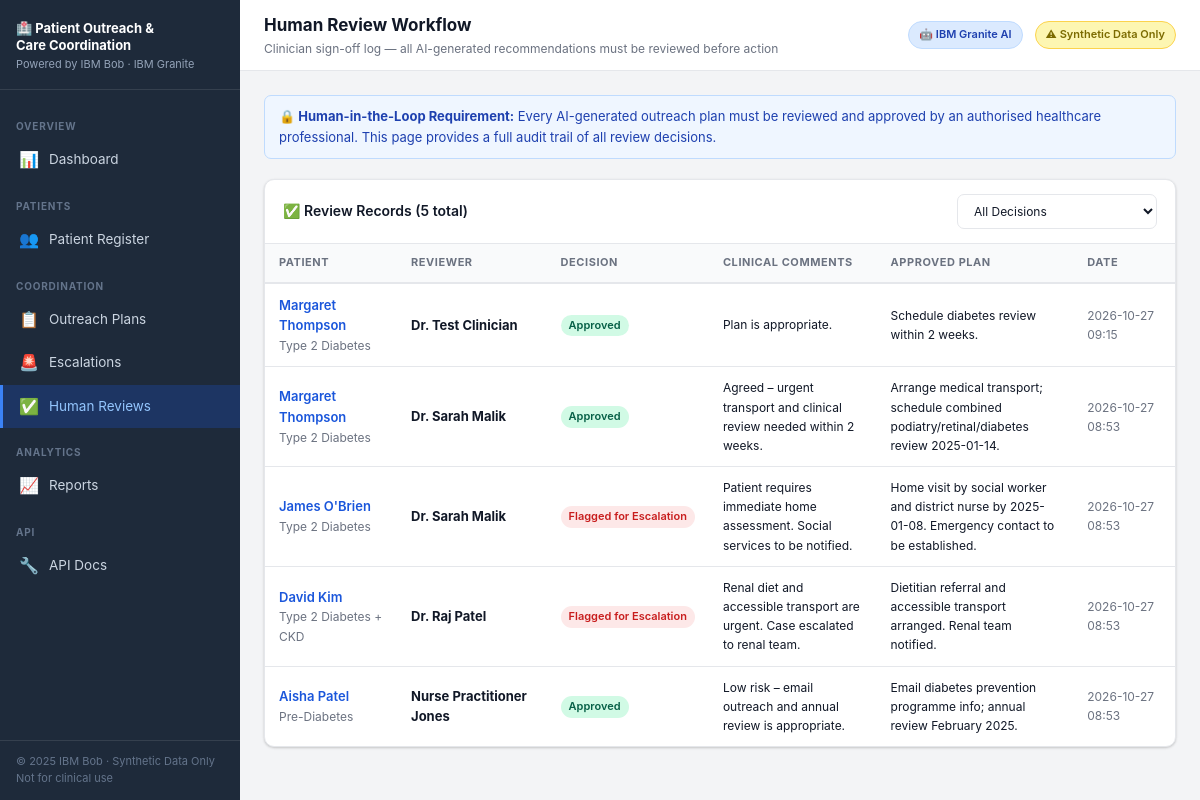
The app's page /reviews with its own data.
### database.py (models this page shows)
class ReviewRecord(Base):
    __tablename__ = "review_records"
    id            = Column(Integer, primary_key=True, index=True)
    patient_id    = Column(Integer, ForeignKey("patients.id"))
    reviewer_name = Column(String(100))
    review_status = Column(String(50), default="Pending Review")
    comments      = Column(Text)
    approved_plan = Column(Text)
    created_at    = Column(DateTime, default=datetime.utcnow)
    patient = relationship("Patient", back_populates="review_records")

class Patient(Base):
    __tablename__ = "patients"
    id                 = Column(Integer, primary_key=True, index=True)
    name               = Column(String(100), nullable=False)
    age                = Column(Integer)
    gender             = Column(String(20))
    condition          = Column(String(100))          # primary chronic condition
    hba1c              = Column(Float)                # diabetes marker
    blood_pressure     = Column(String(20))
    last_visit         = Column(String(20))           # date string YYYY-MM-DD
    phone              = Column(String(30))
    email              = Column(String(100))
    address            = Column(String(200))
    insurance          = Column(String(50))
    language           = Column(String(50), default="English")
    ai_risk_score      = Column(Float)                # 0–100
    ai_risk_level      = Column(String(20))
    reviewed_risk_level= Column(String(20))           # after human review
    missing_data_flags = Column(Text)                 # JSON list
    created_at         = Column(DateTime, default=datetime.utcnow)
    outreach_plans  = relationship("OutreachPlan",  back_populates="patient", cascade="all, delete")
    care_barriers   = relationship("CareBarrier",   back_populates="patient", cascade="all, delete")
    escalations     = relationship("Escalation",    back_populates="patient", cascade="all, delete")
    review_records  = relationship("ReviewRecord",  back_populates="patient", cascade="all, delete")

### main.py (the view)
@app.get("/reviews", response_class=HTMLResponse)
async def reviews_page(request: Request, db: Session = Depends(get_db)):
    reviews = db.query(ReviewRecord).order_by(ReviewRecord.created_at.desc()).all()
    return templates.TemplateResponse(request, "reviews.html", {
        "reviews": reviews,
    })

### templates/reviews.html (shortened to what this page needs)
{% extends "base.html" %}
{% block page_title %}Human Review Workflow{% endblock %}
{% block page_sub %}Clinician sign-off log — all AI-generated recommendations must be reviewed before action{% endblock %}
{% block content %}
<div class="alert alert-info mb-3">
  <strong>🔒 Human-in-the-Loop Requirement:</strong> Every AI-generated outreach plan must be reviewed
  and approved by an authorised healthcare professional. This page provides a full audit trail of all review decisions.
</div>
<div class="card">
  <div class="card-header">
    ✅ Review Records ({{ reviews|length }} total)
    <div style="display:flex;gap:8px;">
      <select id="statusFilter" class="form-control" style="width:200px;font-size:12px;" onchange="filterReviews()">
        <option value="">All Decisions</option>
      </select>
    </div>
  </div>
  <div class="table-wrap">
    <table id="reviewTable">
      <thead>
        <tr>
          <th>Patient</th>
          <th>Reviewer</th>
          <th>Decision</th>
          <th>Clinical Comments</th>
          <th>Approved Plan</th>
          <th>Date</th>
        </tr>
      </thead>
      <tbody>
        {% for r in reviews %}
        {% set rs = r.review_status | lower | replace(' ', '') %}
        <tr data-status="{{ r.review_status }}">
          <td>
            <a href="/patients/{{ r.patient_id }}" style="font-weight:600;">{{ r.patient.name }}</a>
            <div class="text-muted text-sm">{{ r.patient.condition }}</div>
          </td>
          <td class="fw-bold">{{ r.reviewer_name }}</td>
          <td>
            <span class="badge {{ 'badge-approved' if 'approved' in rs else 'badge-flagged' if 'flagged' in rs else 'badge-noanswer' if 'rejected' in rs else 'badge-review' }}">
              {{ r.review_status }}
            </span>
          </td>
          <td style="max-width:220px;font-size:12px;">{{ r.comments or '—' }}</td>
          <td style="max-width:220px;font-size:12px;">{{ r.approved_plan or '—' }}</td>
          <td class="text-muted text-sm">{{ r.created_at.strftime('%Y-%m-%d %H:%M') if r.created_at else '—' }}</td>
        </tr>
        {% endfor %}
      </tbody>
    </table>
  </div>
</div>
{% endblock %}

### static/css/style.css (style rules this page uses)
:root { --primary: #1a56db; --primary-d: #1341ad; --urgent: #e02424; --high: #ff5a1f; --medium: #e3a008; --low: #0e9f6e; --info: #3f83f8; --bg: #f3f4f6; --surface: #ffffff; --border: #e5e7eb; --text: #111827; --muted: #6b7280; --sidebar-w: 240px; --radius: 10px; --shadow: 0 1px 3px rgba(0,0,0,.12), 0 1px 2px rgba(0,0,0,.08); }
*, *::before, *::after { box-sizing: border-box; margin: 0; padding: 0; }
body { font-family: -apple-system, "Segoe UI", system-ui, sans-serif; font-size: 14px; line-height: 1.6; color: var(--text); background: var(--bg); display: flex; min-height: 100vh; }
a { color: var(--primary); text-decoration: none; }
.card { background: var(--surface); border: 1px solid var(--border); border-radius: var(--radius); box-shadow: var(--shadow); }
.card-header { padding: 14px 18px; border-bottom: 1px solid var(--border); display: flex; align-items: center; justify-content: space-between; font-weight: 600; font-size: 14px; }
.badge { display: inline-block; font-size: 11px; font-weight: 600; padding: 2px 8px; border-radius: 99px; white-space: nowrap; }
.badge-approved { background: #d1fae5; color: #065f46; }
.badge-flagged { background: #fde8e8; color: #c81e1e; }
.table-wrap { overflow-x: auto; }
table { width: 100%; border-collapse: collapse; }
th { text-align: left; font-size: 11px; font-weight: 700; text-transform: uppercase; letter-spacing: .05em; color: var(--muted); padding: 10px 14px; border-bottom: 2px solid var(--border); background: #f9fafb; }
td { padding: 11px 14px; border-bottom: 1px solid var(--border); font-size: 13px; vertical-align: middle; }
tr:last-child td { border-bottom: none; }
.form-control { width: 100%; padding: 8px 12px; border: 1.5px solid var(--border); border-radius: 7px; font-size: 13px; font-family: inherit; color: var(--text); background: var(--surface); transition: border-color .15s; }
.alert { padding: 10px 14px; border-radius: 7px; font-size: 13px; margin-bottom: 14px; border: 1px solid transparent; }
.alert-info { background: #eff6ff; color: #1e40af; border-color: #bfdbfe; }
.mb-3 { margin-bottom: 20px; }
.text-muted { color: var(--muted); }
.text-sm { font-size: 12px; }
.fw-bold { font-weight: 700; }

### records on screen
ReviewRecord: patient.name "Margaret Thompson", patient.condition "Type 2 Diabetes", reviewer_name "Dr. Test Clinician", review_status "Approved", comments "Plan is appropriate.", approved_plan "Schedule diabetes review within 2 weeks.", created_at "2026-10-27 09:15"
ReviewRecord: patient.name "Margaret Thompson", patient.condition "Type 2 Diabetes", reviewer_name "Dr. Sarah Malik", review_status "Approved", comments "Agreed – urgent transport and clinical review needed within 2 weeks.", approved_plan "Arrange medical transport; schedule combined podiatry/retinal/diabetes review 2025-01-14.", created_at "2026-10-27 08:53"
ReviewRecord: patient.name "James O'Brien", patient.condition "Type 2 Diabetes", reviewer_name "Dr. Sarah Malik", review_status "Flagged for Escalation", comments "Patient requires immediate home assessment. Social services to be notified.", approved_plan "Home visit by social worker and district nurse by 2025-01-08. Emergency contact to be established.", created_at "2026-10-27 08:53"
ReviewRecord: patient.name "David Kim", patient.condition "Type 2 Diabetes + CKD", reviewer_name "Dr. Raj Patel", review_status "Flagged for Escalation", comments "Renal diet and accessible transport are urgent. Case escalated to renal team.", approved_plan "Dietitian referral and accessible transport arranged. Renal team notified.", created_at "2026-10-27 08:53"
ReviewRecord: patient.name "Aisha Patel", patient.condition "Pre-Diabetes", reviewer_name "Nurse Practitioner Jones", review_status "Approved", comments "Low risk – email outreach and annual review is appropriate.", approved_plan "Email diabetes prevention programme info; annual review February 2025.", created_at "2026-10-27 08:53"

### other values on screen
{{ reviews|length }} "5"
